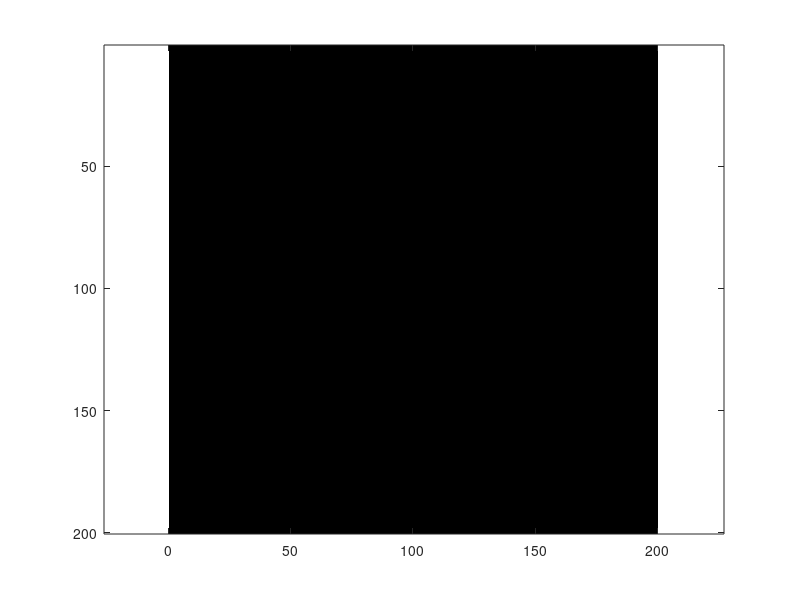

The MATLAB script that drew this image: (Note: this script raises an error after producing the figure.)
clear; clc; close all;
addpath('C:\MATLAB\intensity correlation\Functions\');

% 計算結果保存
dataSave1 = false; % 最終結果の保存有無
saveDir1 = 'E:\強度相関\0627_pos';

% 実験データの格納フォルダ
folderPath = 'F:\BiBO_momentum';

%フォルダ内のtifファイルを取得
fileList = dir(fullfile(folderPath, '*.tif'));
% 計算するセット数
dataSet = length(fileList);

% 画像サイズ
height = 200;
width = 200;
%N = size(original_array,3);

intensity_corr1 = zeros(height,width); % 第1項
intensity_corr2 = zeros(height,width); % 第2項
allData = zeros(height,width,dataSet); % 各セットごとのデータを格納する変数
finalCorMap = zeros(height,width); % 相関マップ
all_sum = zeros(height,width);

% 相関を計算する画素を決める
x_value = 135;
y_value = 63;


num_frames = 0;

tic
for dataSetNumber = 1:dataSet
    fprintf('Dataset : %d\n', dataSetNumber);
   
    % tifファイルを読み込む
    fprintf(' Loading files...\n');
    clear original_array
    filePath = fullfile(folderPath, fileList(dataSetNumber).name);
    tic
    original_array = readFile(filePath);
    toc
    N = size(original_array,3);
    % ここまでのフレーム数
    num_frames = num_frames + N;

    all_sum = all_sum + sum(original_array, 3);

    fprintf(' Calculation of intensity correlation...\n');

    % 強度相関計算
    self_signal = original_array(y_value, x_value, 1:N);
    % 第１項
    temp_1 = sum(original_array(:,:,1:N) .* self_signal,3);
    % 第２項
    if dataSetNumber == 1
        temp_2 = sum(original_array(:,:,2:N) .* self_signal(:,:,1:N-1),3);
    else
        temp_2 = sum(lastPage .* original_array(:,:,1),3);
        temp_2= temp_2 + sum(original_array(:,:,2:N) .* self_signal(:,:,1:N-1),3);
    end

    % 強度相関関数の累積
    intensity_corr1 = intensity_corr1 + temp_1;  % <C_ij>
    intensity_corr2 = intensity_corr2 + temp_2;  % <C_i><C_j>

    lastPage = original_array(:,:,end);
   
    % 各データセットごとの強度相関関数
    allData(:, :, dataSetNumber) = intensity_corr1 / num_frames - intensity_corr2 / (num_frames - 1);
    for dp = -3:3
        allData(y_value, x_value + dp,dataSetNumber) = (allData(y_value-1 , x_value+ dp, dataSetNumber) + allData(y_value+1,x_value+ dp, dataSetNumber))/2;
    end

    fprintf('Done! %d / %d \n', dataSetNumber, dataSet);
    
    % 強度相関関数の最終計算
    % allData(:, :, dataSetNumber) = intensity_corr1 / (N * dataSet) - intensity_corr2 / (N * dataSet - 1);
    
end
toc

% 計算結果
intensity_corr = intensity_corr1/(num_frames) - intensity_corr2/(num_frames-1);

%% 自己相関，およびその隣接画素の相関の処理
for dp = -3 : 3
    intensity_corr(y_value, x_value + dp) = (intensity_corr(y_value-1 , x_value+ dp) + intensity_corr(y_value+1,x_value+ dp))/2;
end

%% 図示
figure(1);
imagesc(intensity_corr);
axis equal tight
titleText = sprintf('Correlation with (%d, %d) %d frames', x_value, y_value, N*dataSet);
title(titleText);
xlabel('X')
ylabel('Y')
colorbar

% 正規化した相関マップ
normalized_intensity_corr = (intensity_corr-fig_min)/(fig_max-fig_min);
figure(2);
%imagesc(all_sum);
imagesc(normalized_intensity_corr);
axis equal tight
titleText = sprintf('Correlation with (%d, %d) %d frames (Normalized)', x_value, y_value, N*dataSet);
title(titleText);
xlabel('X')
ylabel('Y')
colorbar

%% ファイルを読み込む関数
function spdc_photons0 = readFile(tiff_photonsFile)
spdc_photons0 = tiffreadVolume(tiff_photonsFile);
spdc_photons0 = single(spdc_photons0);
% spdc_photons0 = spdc_photons0 / 255;
end